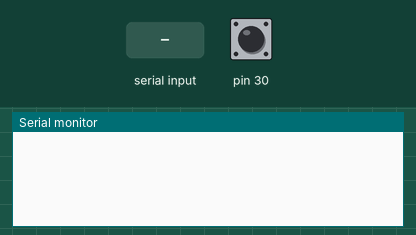
This sketch was run on a simulated Arduino Leonardo, built with avr-gcc and run on an emulated ATmega32U4. Parts: the last lines printed to the serial monitor. The inputs (shaded band) are chosen by the test bench; at power-on: pin 30 HIGH.

Above: at 1.2 s.
1.3 s: "s" received over the second serial link
At 2.5 s:
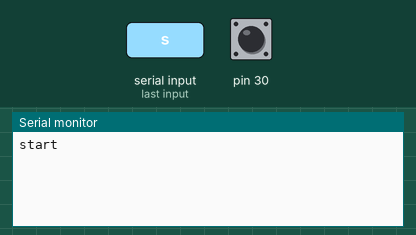
2.8 s: "t" received over the second serial link
At 3.9 s:
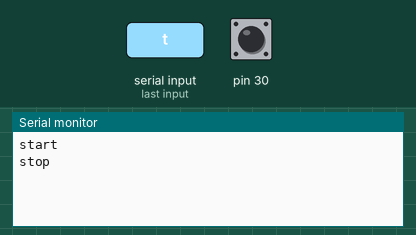

The sketch:

Projectsystems2_xbee_v1.ino
```cpp
#include <Wire.h>
#include <Zumo32U4.h>

Zumo32U4ButtonB buttonB;

void setup() {
  // put your setup code here, to run once:
  Serial1.begin(9600);    // aangeven dat de serial1 begint met 9600


}

void loop() {  // put your main code here, to run repeatedly:

char input = Serial1.read();    //de serial1 vanuit de xbee uitlezen en in de variabele 'input' stoppen

if (input == 's') {     //'input' vergelijken met de letter s
Serial.write("start");  //'start' schrijven op de serial1 naar de xbee
Serial.println("");     //een lijn opschuiven
ledRed(1);              // de rode led aanzetten
  }


if (input == 't') {     //'input' vergelijken met de letter t
Serial.write("stop");   //'stop' schrijven op de serial1
Serial.println("");     //regel opschuiven
ledRed(0);              //de rode led uitzetten
}

if (buttonB.isPressed()) {   //wanneer knop B wordt ingedrukt "B" uitprinten op de seriële monitor
  Serial1.print("B");        //de letter B uitprinten op de serial1
  delay(300);                 //delay van 300ms tussen de prints
  }
}
```

Measured:
- after the input at 1.3 s, the serial monitor: prints a new line at once (image 1)
- after the input at 2.8 s, the serial monitor: prints a new line at once (image 2)
